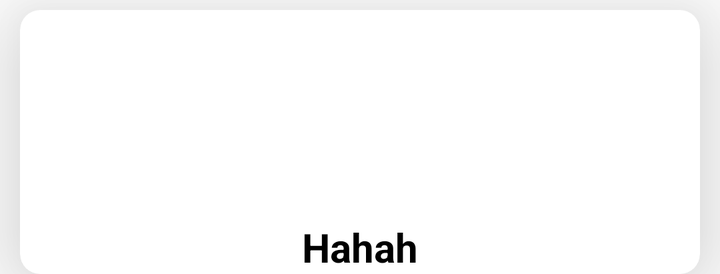
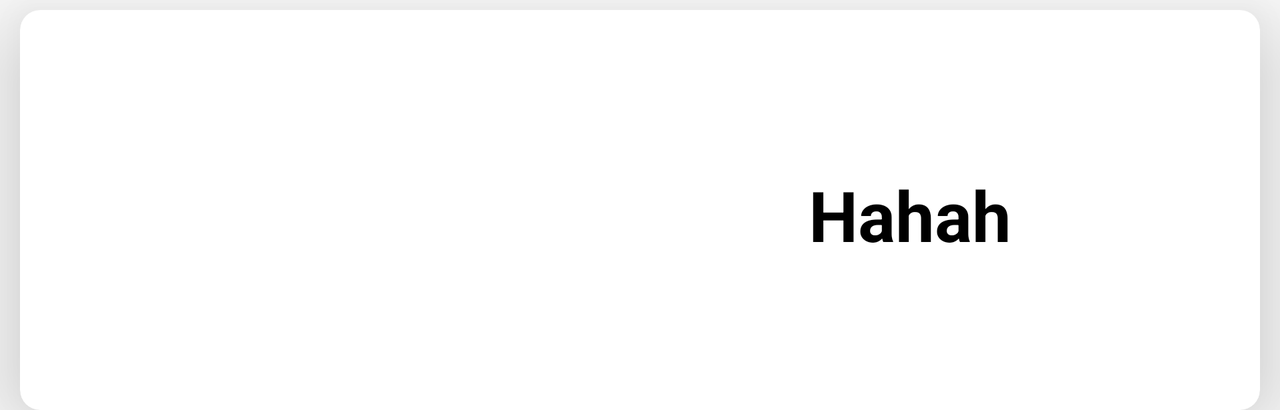

First picture: res/layout/ on a phone held upright. Second picture: the repository's own variant of that layout, on a device whose configuration matches the variant's folder. Source for both follows.
<!-- AndroidManifest.xml: application theme Theme.MMtvGuide -->
<!-- res/layout/character_item.xml -->
<?xml version="1.0" encoding="utf-8"?>
<androidx.cardview.widget.CardView xmlns:android="http://schemas.android.com/apk/res/android"
    android:layout_width="match_parent"
    android:layout_height="wrap_content"
    xmlns:tools="http://schemas.android.com/tools"
    android:layout_marginTop="5dp"
    android:layout_marginHorizontal="10dp"
    app:cardCornerRadius="10dp"
    app:cardElevation="30dp"
    xmlns:app="http://schemas.android.com/apk/res-auto">

    <LinearLayout
        android:layout_width="match_parent"
        android:layout_height="wrap_content"
        android:orientation="vertical">

        <ImageView
            android:id="@+id/characterImage"
            android:layout_width="match_parent"
            android:layout_marginHorizontal="10dp"
            android:layout_height="100dp"
            android:scaleType="fitXY"
            tools:src="@drawable/ic_launcher_background"/>

        <TextView
            android:id="@+id/characterText"
            android:layout_marginTop="5dp"
            android:gravity="center"
            android:layout_width="match_parent"
            android:layout_height="wrap_content"
            android:textSize="20sp"
            android:textColor="@color/black"
            android:textStyle="bold"
            tools:text="Hahah"/>
    </LinearLayout>

</androidx.cardview.widget.CardView>
<!-- resources referenced by this layout -->
<resources>
  <color name="black">#FF000000</color>
  <style name="Theme.MMtvGuide" parent="Theme.MaterialComponents.DayNight.DarkActionBar">
          
          <item name="colorPrimary">@color/purple_500</item>
          <item name="colorPrimaryVariant">@color/purple_700</item>
          <item name="colorOnPrimary">@color/white</item>
          
          <item name="colorSecondary">@color/teal_200</item>
          <item name="colorSecondaryVariant">@color/teal_700</item>
          <item name="colorOnSecondary">@color/black</item>
          
          <item name="android:statusBarColor" tools:targetApi="l">?attr/colorPrimaryVariant</item>
          
      </style>
  <color name="purple_500">#FF6200EE</color>
  <color name="purple_700">#FF3700B3</color>
  <color name="white">#FFFFFFFF</color>
  <color name="teal_200">#FF03DAC5</color>
  <color name="teal_700">#FF018786</color>
</resources>
<!-- res/layout-land/character_item.xml (the repository's variant of the layout above) -->
<!-- drawn on the phone turned sideways -->
<?xml version="1.0" encoding="utf-8"?>
<androidx.cardview.widget.CardView xmlns:android="http://schemas.android.com/apk/res/android"
    android:layout_width="match_parent"
    android:layout_height="wrap_content"
    xmlns:tools="http://schemas.android.com/tools"
    android:layout_marginTop="5dp"
    android:layout_marginHorizontal="10dp"
    app:cardCornerRadius="10dp"
    app:cardElevation="30dp"
    xmlns:app="http://schemas.android.com/apk/res-auto">

    <LinearLayout
        android:layout_width="match_parent"
        android:layout_height="wrap_content"
        android:orientation="horizontal">

        <ImageView
            android:id="@+id/characterImage"
            android:layout_width="250dp"
            android:layout_marginHorizontal="10dp"
            android:layout_height="200dp"
            android:scaleType="fitXY"
            tools:src="@drawable/ic_launcher_background"/>

        <TextView
            android:id="@+id/characterText"
            android:layout_marginTop="5dp"
            android:gravity="center"
            android:layout_width="match_parent"
            android:layout_height="match_parent"
            android:textSize="35sp"
            android:textColor="@color/black"
            android:textStyle="bold"
            tools:text="Hahah"/>
    </LinearLayout>

</androidx.cardview.widget.CardView>
